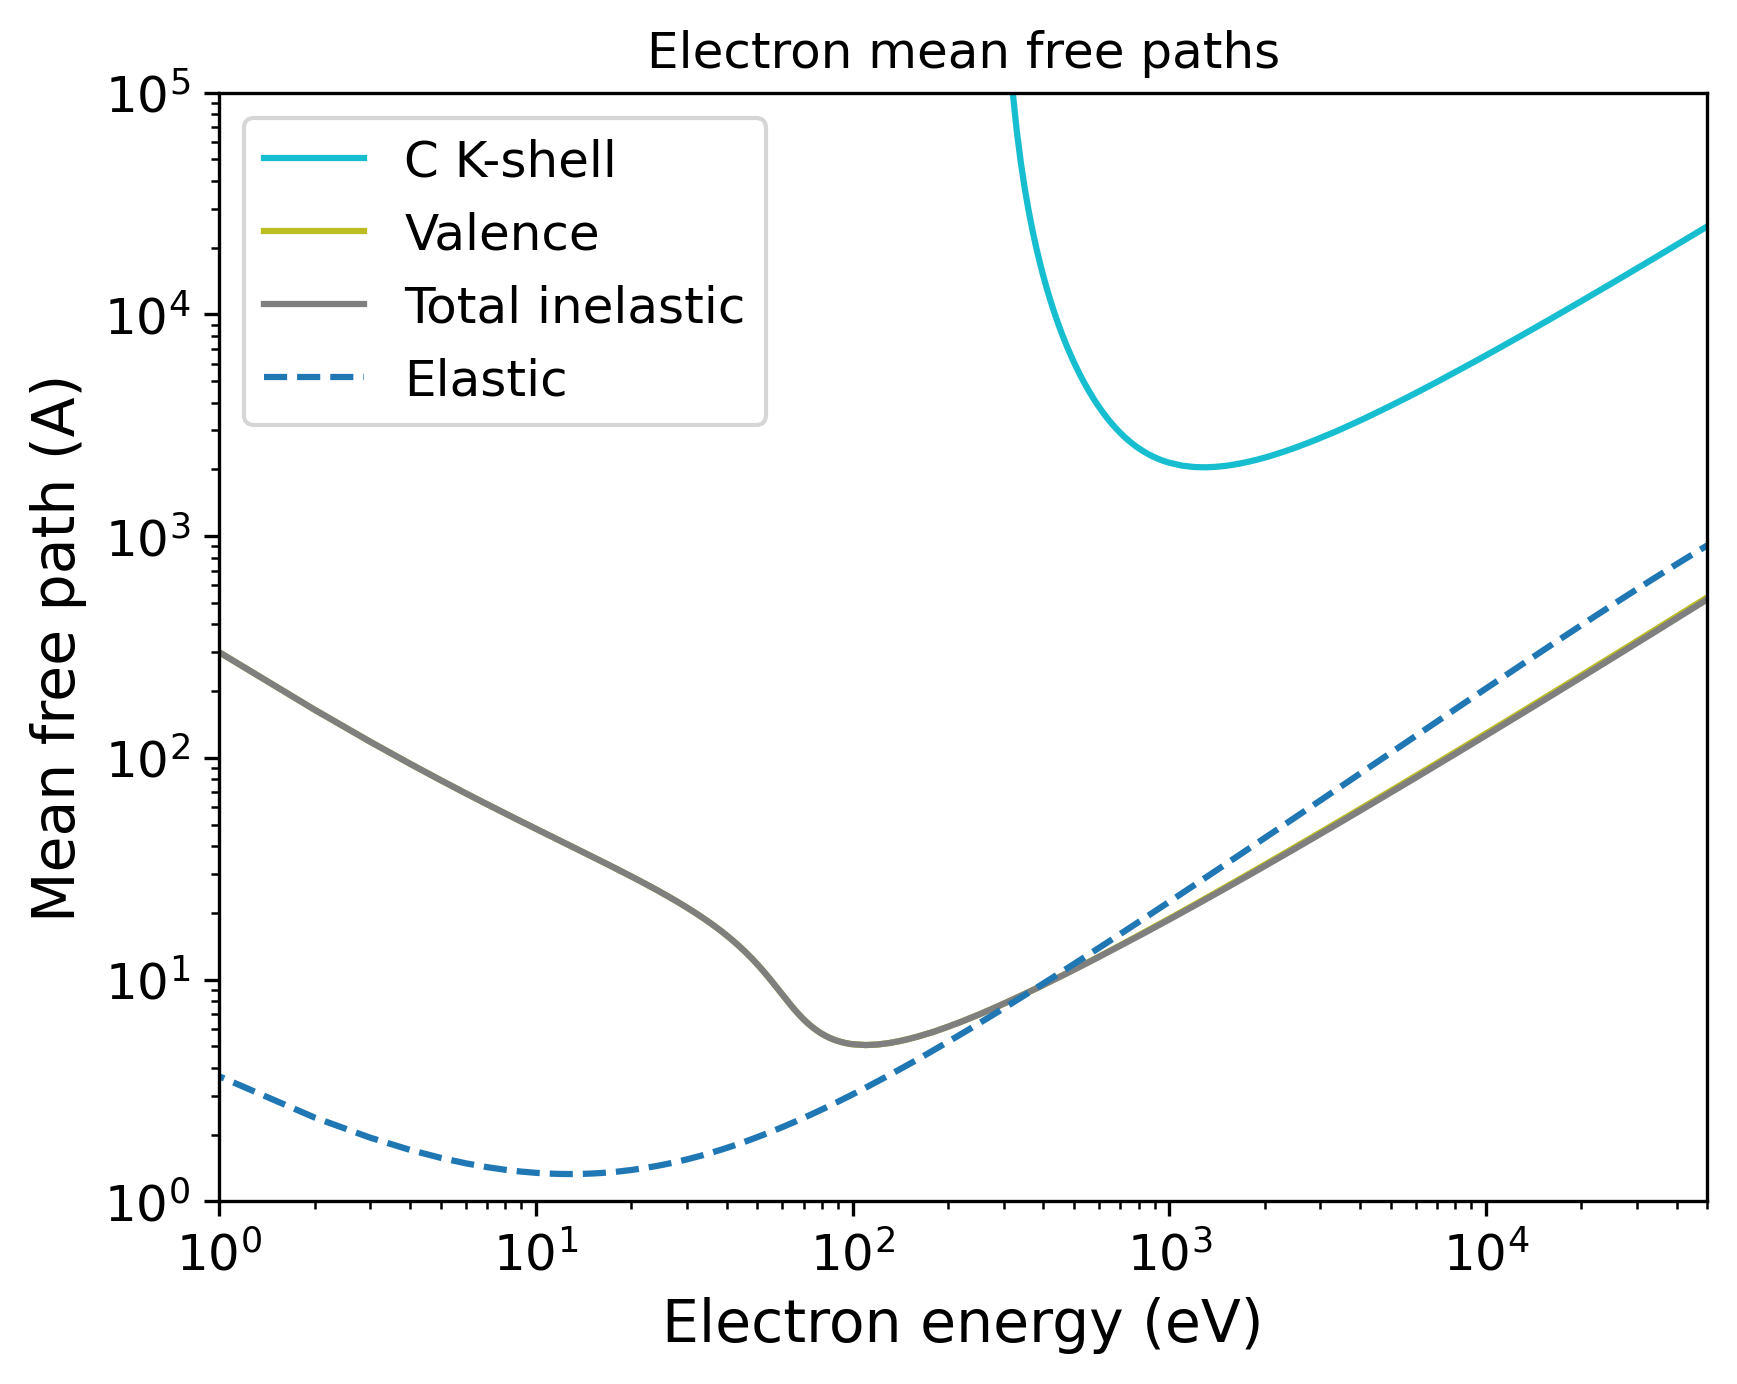

Python code for this plot:
import pandas as pd
import numpy as np
import matplotlib.pyplot as plt
import matplotlib.cm as cm
# Set the format:
plt.xlabel("Electron energy (eV)", fontsize=14)
plt.ylabel("Mean free path (A)", fontsize=14)
plt.xticks(fontsize=12)
plt.yticks(fontsize=12)
plt.grid(False)
# Set the axes:
# Read the output file:
df = pd.read_csv(r"OUTPUT_Graphene_Electron_IMFP.dat", sep=r'\s+', header=None, comment="#", skipinitialspace=True)
plt.xscale("log")
plt.yscale("log")
# Prepare the plot:
columns_to_plot = [ 1, 2, 3]
labels = [ "C K-shell", "Valence", "Total inelastic"]
# Create N distinct colors from a colormap
N = len(columns_to_plot)
colors = plt.cm.tab10(np.linspace(1, 0, 10))
# Set line styles:
linestyles = [ "-", "-", "-"]
for i, col in enumerate(columns_to_plot):
    color = colors[i % len(colors)]
    ls    = linestyles[i % len(linestyles)]
    label = labels[i % len(labels)]
    plt.plot(df.iloc[:, 0], df.iloc[:, col],
    color=color,
    label=label,
    linestyle=ls)
# Add a curve from the second file
df2 = pd.read_csv(r"OUTPUT_Graphene_Electron_EMFP.dat", sep=r'\s+', header=None, comment="#", skipinitialspace=True)
columns_to_plot2 = [ 2]
labels2 = [ "Elastic"]
# Create second part of the plot:
for col, label in zip(columns_to_plot2, labels2):
    plt.plot(df2.iloc[:, 0], df2.iloc[:, col], label=label, linestyle="--")
plt.xlim(1.00000000,50000.00000000)
plt.ylim(1.00000000,100000.00000000)
plt.title("Electron mean free paths")
plt.legend(loc="best", fontsize=12)
# Save the plot in this format:
plt.savefig("OUTPUT_MFP_electron.png", dpi=300, bbox_inches="tight")
